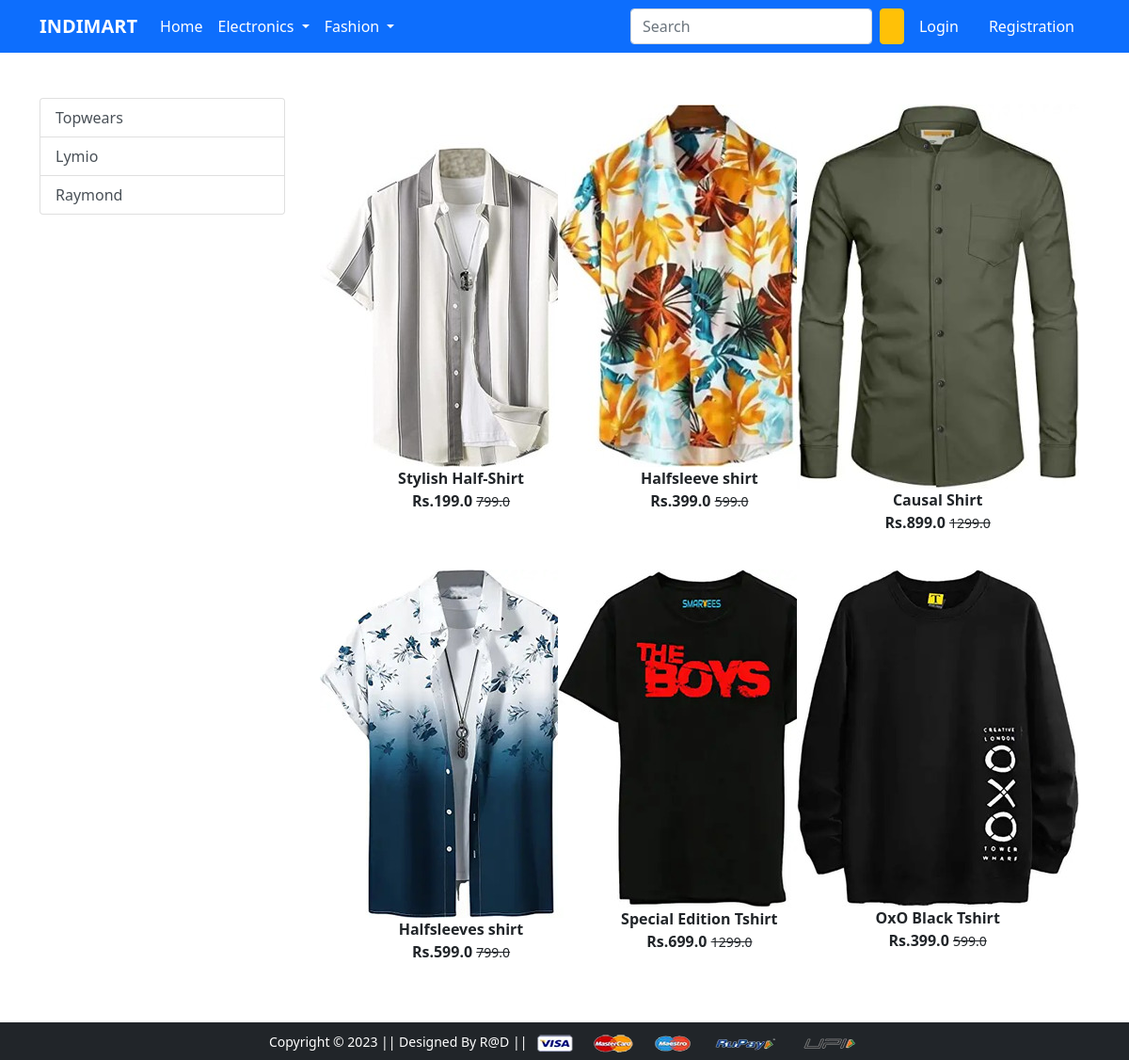
Screenshot of /topWear/ with the database file from the repository.
### app/models.py (models this page shows)
class Product(models.Model):
    title = models.CharField(max_length=100)
    selling_price = models.FloatField()
    discounted_price = models.FloatField()
    description = models.TextField()
    brand = models.CharField(max_length=100)
    category = models.CharField(choices=CATEGORY_CHOICES, max_length=2)
    product_image = models.ImageField(upload_to='productimg')

### app/views.py (the view)
# urls.py: path('topWear/', views.topWear, name='topWear'),
def topWear(request,data2=None):
 totalitem=0
 if data2 == None:
    topwears= Product.objects.filter(category='TW')
 elif data2 == 'Lymio' or data2 == 'Raymond' :
  topwears = Product.objects.filter(category='TW').filter(brand=data2)
 if request.user.is_authenticated:
   totalitem=len(Cart.objects.filter(user=request.user))
 return render(request, 'app/topWear.html',{'topwears':topwears,'totalitem':totalitem})

### app/templates/app/topWear.html (shortened to what this page needs)
{% extends 'app/base.html' %}
{% load static %}
{% block main-content %}
<div class="container my-5">
  <div class="row">
    <div class="col-sm-3">
      <div class="list-group">
        <a
          href="{%url 'topWear' %}"
          class="list-group-item list-group-item-action"
          aria-current="true"
          >Topwears</a
        >
        <a
          href="{%url 'uppers' 'Lymio' %}"
          class="list-group-item list-group-item-action"
          aria-current="true"
          >Lymio</a
        >
        <a
          href="{%url 'uppers' 'Raymond' %}"
          class="list-group-item list-group-item-action"
          aria-current="true"
          >Raymond </a
        >
      </div>
    </div>
    <div class="col-sm-8">
      <div class="row">
        {% for product in topwears %}
        <div class="col-sm-4 text-center mb-4">
          <a href="{% url 'product-detail' product.id %}" class="btn">
            <div class="item">
              <img
                src="{{product.product_image.url}}"
                alt="height=300px"
                class=""
              />
              <div class="fw-bold">{{product.title}}</div>
              <div class="fw-bold">
                Rs.{{product.discounted_price}}
                <small class="fw-light text-decoration-line-through"
                  >{{product.selling_price}}</small
                >
              </div>
            </div>
          </a>
        </div>
        {% endfor %}
      </div>
    </div>
  </div>
</div>
{% endblock main-content %}

### rows the page displays
Product: product_image (picture), title "Stylish Half-Shirt", discounted_price "199.0", selling_price "799.0"
Product: product_image (picture), title "Halfsleeve shirt", discounted_price "399.0", selling_price "599.0"
Product: product_image (picture), title "Causal Shirt", discounted_price "899.0", selling_price "1299.0"
Product: product_image (picture), title "Halfsleeves shirt", discounted_price "599.0", selling_price "799.0"
Product: product_image (picture), title "Special Edition Tshirt", discounted_price "699.0", selling_price "1299.0"
Product: product_image (picture), title "OxO Black Tshirt", discounted_price "399.0", selling_price "599.0"
